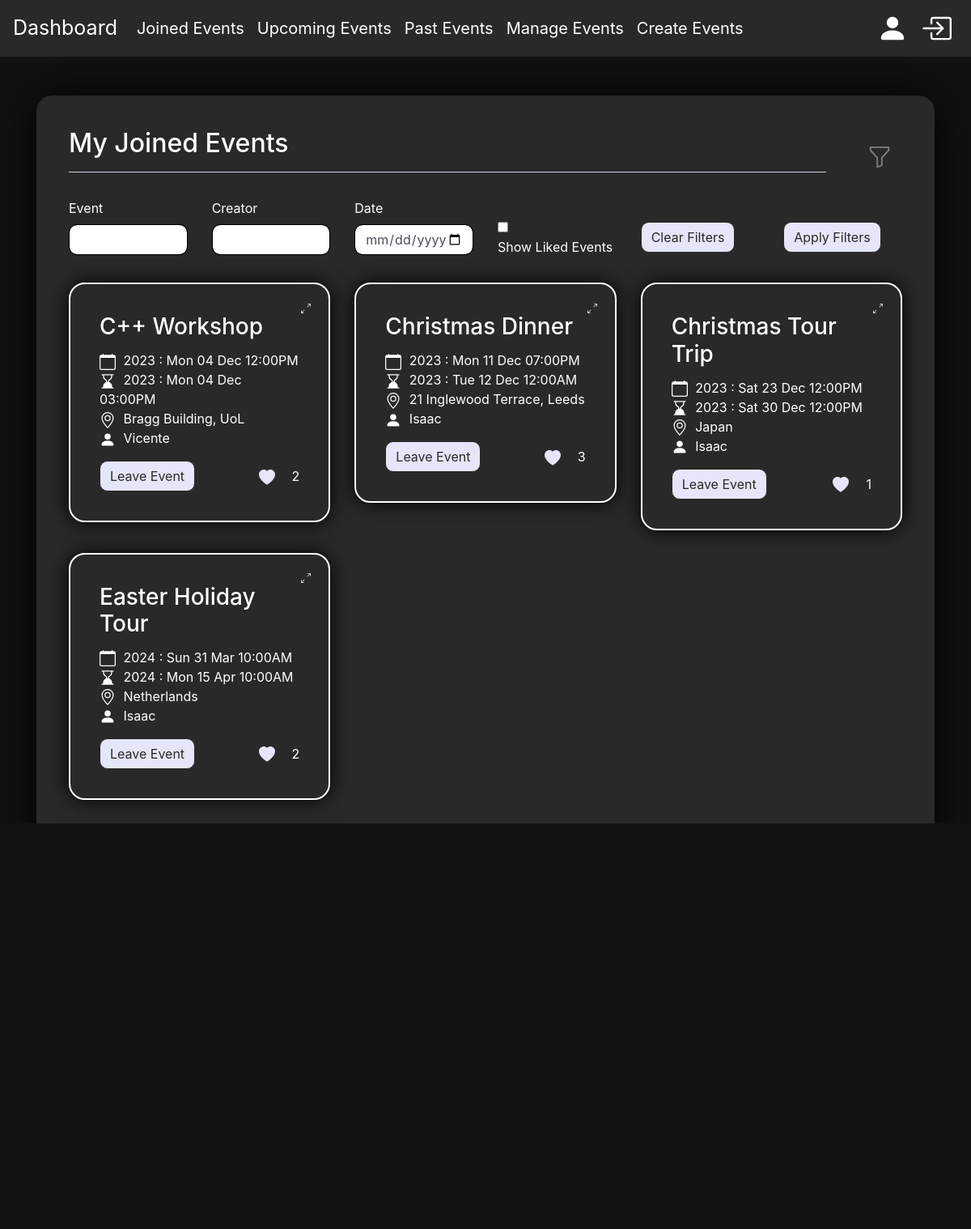
Page /myevents (signed in) on the committed database.
### app/models.py (models this page shows, shortened)
class Event(db.Model):
    id = db.Column(db.Integer, primary_key=True)
    title = db.Column(db.String(50), nullable=False)
    start_datetime = db.Column(db.DateTime, nullable=False)
    end_datetime = db.Column(db.DateTime, nullable=False)
    duration = db.Column(Interval, nullable=False)
    location = db.Column(db.String(50), nullable=False)
    description = db.Column(db.Text)
    attendees = db.relationship('User', secondary=attendance, back_populates='events_attending')
    likes = db.relationship('User', secondary=likes, back_populates='liked_events')
    creator_id = db.Column(db.Integer, db.ForeignKey('user.id'), nullable=False)
    creator = db.relationship('User', back_populates='created_events')

class User(db.Model, UserMixin):
    id = db.Column(db.Integer, primary_key=True)
    username = db.Column(db.String(50), unique=True, nullable=False)
    password = db.Column(db.String(200), nullable=False)
    first_name = db.Column(db.String(50), nullable=True)
    last_name = db.Column(db.String(50), nullable=True)
    email = db.Column(db.String(120), unique=True, nullable=True)
    events_attending = db.relationship('Event', secondary=attendance, back_populates='attendees')
    created_events = db.relationship('Event', back_populates='creator')
    liked_events = db.relationship('Event', secondary=likes, back_populates='likes')

### app/views.py (the view)
@app.route('/myevents', methods=['GET', 'POST'])
@login_required
def myevents():
    form = EventFilterForm()
    current_datetime = datetime.utcnow()
    my_events = Event.query.filter(and_(
        Event.start_datetime >= current_datetime,
        Event.attendees.any(id=current_user.id)))
    my_events = my_events.order_by(Event.start_datetime)
    if form.validate_on_submit():
        my_events = get_filtered_events(my_events,
                                        form.event.data,
                                        form.creator.data,
                                        form.liked.data,
                                        form.date.data)
    return render_template('myevents.html', my_events=my_events, form=form)

### app/forms.py
class EventFilterForm(FlaskForm):
    event = StringField('Event', validators=[Optional()])
    creator = StringField('Creator', validators=[Optional()])
    liked = BooleanField('Show Liked Events', validators=[Optional()])
    date = DateField('Date', validators=[Optional()])
    submit = SubmitField('Apply Filters')

### app/models.py (called while the page is built)
@login_manager.user_loader
def load_user(user_id):
    return User.query.get(int(user_id))

### app/templates/myevents.html (shortened to what this page needs)
{% extends "base.html" %}
{% block content %}
<div class="container">
  <div class="float">
    <div class="row align-items-center">
      <div class="col">
        <h2 class="event-title">My Joined Events</h2>
        <hr class="mr-2 event-divider">
      </div>
      <div class="col-auto ml-auto">
        <button class="btn filter-button ml-auto" id="filterButton">
        </button>
      </div>
    </div>
    <form method="post" action="/myevents" class="filterForm" id="filterForm">
      <div class="row">
        <div class="col-md-2">
          <div class="form-group">
            {{ form.event.label }}
            {{ form.event(size=20, class="form-control") }}
          </div>
        </div>
        <div class="col-md-2">
          <div class="form-group">
            {{ form.creator.label }}
            {{ form.creator(size=20, class="form-control") }}
          </div>
        </div>
        <div class="col-md-2">
          <div class="form-group">
            {{ form.date.label }}
            {{ form.date(class="form-control") }}
          </div>
        </div>
        <div class="col-md-2 d-flex align-items-center mt-4">
          <div class="form-group">
          {{ form.liked }}
          {{ form.liked.label(class="form-check-label") }}
          </div>
        </div>
        <div class="col-md-2 d-flex align-items-center mt-4">
          <div class="form-group">
            <button id="clearFilter" type="button" class="btn btn-primary">Clear Filters</button>
          </div>
        </div>
        <div class="col-md-2 d-flex align-items-center mt-4">
          <div class="form-group">
            <button type="submit" class="btn btn-primary">Apply Filters</button>
          </div>
        </div>
      </div>
    </form>
    <div class="row">
      {% for event in my_events %}
        <div class="col-md-4">
          <div class="container medium-widget-container mt-3">
            <div class="card position-relative">
              <button class="btn popup-button ml-auto" data-toggle="modal" data-target="#enlargeModal{{ event.id }}">
              </button>
              <div class="card-body d-flex flex-column">
                <h3 class="card-title">{{ event.title }}</h3>
                <p class="card-text">
                  {{  event.start_datetime.strftime('%Y') }} : {{  event.start_datetime.strftime('%a %d %b %I:%M%p') }}<br>
                  {{  event.end_datetime.strftime('%Y') }} : {{ event.end_datetime.strftime('%a %d %b %I:%M%p') }}<br>
                  {{ event.location }}<br>
                  <svg xmlns="http://www.w3.org/2000/svg" width="20" height="20" fill="currentColor" class="bi bi-person-fill" viewBox="0 0 16 16">
                    <path d="M3 14s-1 0-1-1 1-4 6-4 6 3 6 4-1 1-1 1zm5-6a3 3 0 1 0 0-6 3 3 0 0 0 0 6"/>
                  </svg>
                  {{ event.creator.username }}
                </p>
                <div class="d-flex justify-content-between">
                  <a href="{{ url_for('leave_event', event_id=event.id) }}" class="btn btn-primary">Leave Event</a>
                  <div class="d-flex justify-content-between align-items-center">
                    <button class="btn like-button ml-auto mr-2" data-event-id="{{ event.id }}">
                      {% if event in current_user.liked_events %}
                      <svg xmlns="http://www.w3.org/2000/svg" width="20" height="20" fill="#E6E6FA" class="bi bi-heart-fill" viewBox="0 0 16 16">
                        <title>liked</title>
                        <path fill-rule="evenodd" d="M8 1.314C12.438-3.248 23.534 4.735 8 15-7.534 4.736 3.562-3.248 8 1.314"/>
                      </svg>
                      {% endif %}
                    </button>
                    <span class="like-count">{{ event.likes | length}}</span>
                  </div>
                </div>
              </div>
            </div>
          </div>
        </div>
      {% endfor %}
    </div>
    <div>
      <img src="../static/image/purple-calendar-clock-icon-3d-reminder-notification-concept-website-ui-purple-background-3d-rendering-illustration-removebg-preview.png" class="event-manager-image" alt="filler image for event manager">
    </div>
  </div>
</div>
{% endblock %}

### app/templates/base.html (shortened to what this page needs)
<!DOCTYPE html>
<html lang="en">
<head>
    <link rel="stylesheet" href="https://stackpath.bootstrapcdn.com/bootstrap/4.2.1/css/bootstrap.min.css">
    <link rel="stylesheet" type="text/css" href="../static/styles.css">
    <link rel="stylesheet" type="text/css" href="//cdnjs.cloudflare.com/ajax/libs/cookieconsent2/3.1.0/cookieconsent.min.css" />
</head>
<body id="bootstrap-overrides">
    <nav class="navbar navbar-expand-lg navbar-dark bg-secondary">
        <a class="navbar-brand" href="/">Dashboard</a>
        <div class="collapse navbar-collapse" id="navbarNav">
            <ul class="navbar-nav">
                <li class="nav-item">
                    <a class="nav-link" href="{{ url_for('myevents') }}">Joined Events</a>
                </li>
                <li class="nav-item">
                    <a class="nav-link" href="{{ url_for('upcomingevents') }}">Upcoming Events</a>
                </li>
                <li class="nav-item">
                    <a class="nav-link" href="{{ url_for('pastevents') }}">Past Events</a>
                </li>
                <li class="nav-item">
                    <a class="nav-link" href="{{ url_for('manageevents') }}">Manage Events</a>
                </li>
                <li class="nav-item">
                    <a class="nav-link" href="{{ url_for('createevents') }}">Create Events</a>
                </li>
            </ul>
            <ul class="navbar-nav ml-auto">
                {% if current_user.is_authenticated %}
                    <li class="nav-item">
                        <a class="nav-link" href="{{ url_for('profile') }}">
                            <svg xmlns="http://www.w3.org/2000/svg" width="38" height="38" fill="white" class="bi bi-person-fill" viewBox="0 0 16 16">
                                <title>Profile</title>
                                <path d="M3 14s-1 0-1-1 1-4 6-4 6 3 6 4-1 1-1 1zm5-6a3 3 0 1 0 0-6 3 3 0 0 0 0 6"/>
                              </svg>
                        </a>
                    </li>
                    <li class="nav-item">
                        <a class="nav-link" href="{{ url_for('logout') }}">
                        </a>
                    </li>
                {% endif %}
            </ul>
        </div>
    </nav>
    <div class="100vh">
        {% block content %}{% endblock %}
    </div>
</body>
</html>

### app/static/styles.css (style rules this page uses)
#bootstrap-overrides { background-color: #121212; }
.navbar { background-color: #292929 !important; height: 70px; position: relative; z-index: 1000; }
.navbar-nav a { font-size: 20px; }
.navbar-brand { font-size: 25px; }
#navbarNav .nav-link, .logon-form-container { color: #ffffff; }
#bootstrap-overrides .btn-primary { background-color: #E6E6FA; border-color: #292929; color: #292929; border-radius: 10px; }
.medium-widget-container { background-color: transparent; padding: 1rem; border-radius: 20px; color: white; box-shadow: 0px 0px 25px 0px rgba(0,0,0,1); border: #ffffff 2px solid; }
.card { background-color: transparent; border: none; }
.container { flex: 0 0 100%; margin-bottom: 12px; }
.event-title { color: white; }
.card-text svg { margin-right: 5px; }
.popup-button { position: absolute; top: -7px; right: -7px; }
.filterForm { background-color: None; color: white; margin-top: 1rem; }
.filterForm .form-control { border-radius: 10px; border-color: black; }
body { background-image: url('../static/image/andrei-stratu-kcJsQ3PJrYU-unsplash.jpg'); background-size: cover; background-repeat: no-repeat; background-position: center center; background-attachment: fixed; }
.float { background-color: #292929; padding: 2.5rem; border-radius: 20px; box-shadow: 0px 0px 60px 0px rgba(0,0,0,1); }
.event-divider { background-color: #E6E6FA; }
.event-manager-image { max-width: 100%; height: auto; display: block; margin: 0 auto; z-index: -1; opacity: 0.5; }

### rows in the picture
Event: title "C++ Workshop", start_datetime "2023", start_datetime "Mon 04 Dec 12:00PM", end_datetime "2023", end_datetime "Mon 04 Dec 03:00PM", location "Bragg Building, UoL", creator.username "Vicente", likes|length "2"
Event: title "Christmas Dinner", start_datetime "2023", start_datetime "Mon 11 Dec 07:00PM", end_datetime "2023", end_datetime "Tue 12 Dec 12:00AM", location "21 Inglewood Terrace, Leeds", creator.username "Isaac", likes|length "3"
Event: title "Christmas Tour Trip", start_datetime "2023", start_datetime "Sat 23 Dec 12:00PM", end_datetime "2023", end_datetime "Sat 30 Dec 12:00PM", location "Japan", creator.username "Isaac", likes|length "1"
Event: title "Easter Holiday Tour", start_datetime "2024", start_datetime "Sun 31 Mar 10:00AM", end_datetime "2024", end_datetime "Mon 15 Apr 10:00AM", location "Netherlands", creator.username "Isaac", likes|length "2"
